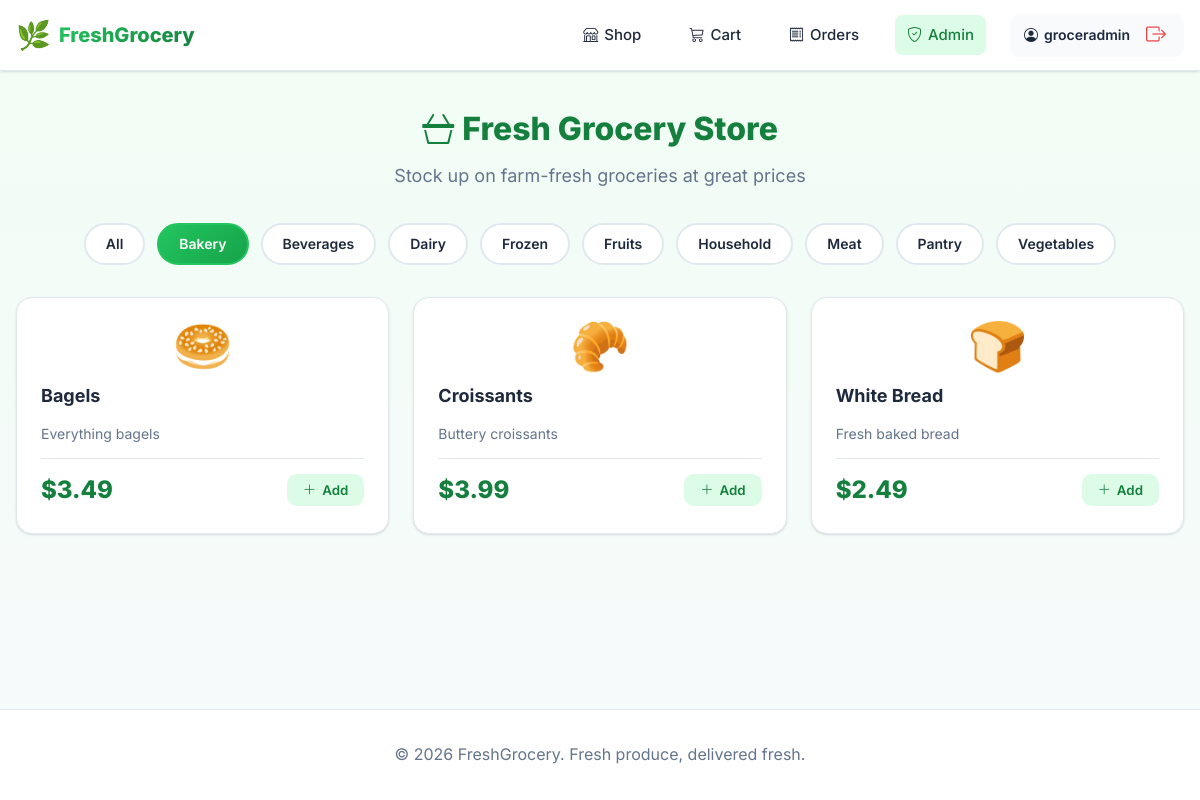
The page /shop?category=Bakery (signed in) on the database its author committed.
### tables this page shows
CREATE TABLE users (
                id INTEGER PRIMARY KEY AUTOINCREMENT,
                username TEXT UNIQUE NOT NULL,
                email TEXT UNIQUE NOT NULL,
                password_hash TEXT NOT NULL,
                is_admin INTEGER NOT NULL DEFAULT 0,
                created_at TEXT NOT NULL
            );

CREATE TABLE products (
                id INTEGER PRIMARY KEY AUTOINCREMENT,
                name TEXT NOT NULL,
                emoji TEXT NOT NULL,
                category TEXT NOT NULL,
                price REAL NOT NULL,
                description TEXT
            );

### app.py (the view)
@app.route('/shop')
@login_required
def shop():
    db = get_db()
    cat = request.args.get('category', 'All')
    cats = ['All'] + [r['category'] for r in db.execute("SELECT DISTINCT category FROM products ORDER BY category").fetchall()]
    if cat == 'All':
        products = db.execute("SELECT * FROM products ORDER BY category, name").fetchall()
    else:
        products = db.execute("SELECT * FROM products WHERE category=? ORDER BY name", (cat,)).fetchall()
    return render_template('shop.html', products=products, categories=cats, active=cat)

### app.py (called while the page is built)
def get_db():
    db = getattr(g, '_database', None)
    if db is None:
        db = g._database = sqlite3.connect(DATABASE)
        db.row_factory = sqlite3.Row
        db.execute("PRAGMA foreign_keys = ON")
        db.execute("PRAGMA journal_mode = WAL")
    return db

def current_user():
    uid = session.get('user_id')
    if not uid:
        return None
    return get_db().execute("SELECT * FROM users WHERE id = ?", (uid,)).fetchone()

def login_required(f):
    @wraps(f)
    def decorated(*args, **kwargs):
        if not current_user():
            flash("Please log in to continue", "warning")
            return redirect(url_for('login', next=request.path))
        return f(*args, **kwargs)
    return decorated

def csrf_token():
    token = session.get('_csrf')
    if not token:
        token = secrets.token_urlsafe(32)
        session['_csrf'] = token
    return token

def get_cart():
    return session.get('cart', {})

def cart_count():
    cart = get_cart()
    return sum(cart.values())

@app.context_processor
def inject():
    return {'current_user': current_user(), 'csrf_token': csrf_token, 'cart_count': cart_count()}

### templates/shop.html (shortened to what this page needs)
{% extends "base.html" %}
{% block content %}
<div class="container">
    <div class="shop-header">
        <h1><i class="bi bi-basket3"></i> Fresh Grocery Store</h1>
        <p>Stock up on farm-fresh groceries at great prices</p>
    </div>
    <div class="category-filter">
        {% for c in categories %}
            <a href="{{ url_for('shop', category=c) }}" class="cat-btn {% if c == active %}active{% endif %}">{{ c }}</a>
        {% endfor %}
    </div>
    <div class="products-grid">
        {% for p in products %}
        <div class="product-card">
            <div class="product-emoji">{{ p.emoji }}</div>
            <h3 class="product-name">{{ p.name }}</h3>
            <p class="product-desc">{{ p.description }}</p>
            <div class="product-footer">
                <span class="product-price">${{ "%.2f"|format(p.price) }}</span>
                <form action="{{ url_for('add_to_cart', pid=p.id) }}" method="post">
                    <button type="submit" class="btn-add">
                        <i class="bi bi-plus-lg"></i> Add
                    </button>
                </form>
            </div>
        </div>
        {% endfor %}
    </div>
</div>
{% endblock %}

### templates/base.html (shortened to what this page needs)
<!DOCTYPE html>
<html lang="en">
<head>
    <link rel="stylesheet" href="https://cdn.jsdelivr.net/npm/bootstrap-icons@1.11.3/font/bootstrap-icons.min.css">
    <link rel="stylesheet" href="{{ url_for('static', filename='style.css') }}">
</head>
<body>
    <nav class="navbar">
        <div class="nav-container">
            <a class="nav-brand" href="{{ url_for('index') }}">
                <span class="brand-icon">🌿</span>
                <span class="brand-text">FreshGrocery</span>
            </a>
            <div class="nav-menu" id="navMenu">
                {% if current_user %}
                    <a href="{{ url_for('shop') }}" class="nav-link"><i class="bi bi-shop"></i> Shop</a>
                    <a href="{{ url_for('cart') }}" class="nav-link nav-cart">
                        <i class="bi bi-cart3"></i> Cart
                    </a>
                    <a href="{{ url_for('history') }}" class="nav-link"><i class="bi bi-receipt"></i> Orders</a>
                    {% if current_user.is_admin %}
                        <a href="{{ url_for('admin') }}" class="nav-link nav-admin"><i class="bi bi-shield-check"></i> Admin</a>
                    {% endif %}
                    <div class="nav-user">
                        <span class="user-name"><i class="bi bi-person-circle"></i> {{ current_user.username }}</span>
                        <form action="{{ url_for('logout') }}" method="post" style="display:inline">
                            <button class="btn-logout" type="submit"><i class="bi bi-box-arrow-right"></i></button>
                        </form>
                    </div>
                {% else %}
                    <a href="{{ url_for('login') }}" class="nav-link">Login</a>
                    <a href="{{ url_for('register') }}" class="nav-btn">Sign Up</a>
                {% endif %}
            </div>
        </div>
    </nav>
    <main class="main-content">
        {% block content %}{% endblock %}
    </main>
    <footer class="footer">
        <div class="container">
            <p>&copy; 2026 FreshGrocery. Fresh produce, delivered fresh.</p>
        </div>
    </footer>
</body>
</html>

### rows shown on the page
users: username "groceradmin"
products: emoji "🥯", name "Bagels", description "Everything bagels", price "3.49"
products: emoji "🥐", name "Croissants", description "Buttery croissants", price "3.99"
products: emoji "🍞", name "White Bread", description "Fresh baked bread", price "2.49"

### other values the page prints
{{ c }} "All" "Bakery" "Beverages" "Dairy" "Frozen" "Fruits" "Household" "Meat" "Pantry" "Vegetables"
